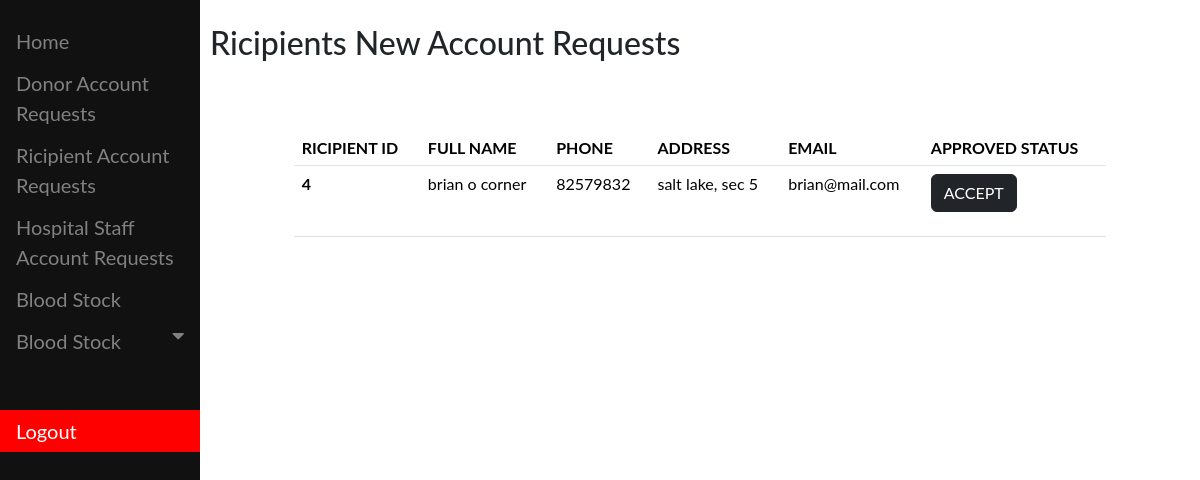
The page /bank_admin/ricipient_requets/ (signed in) on the database as committed earlier.
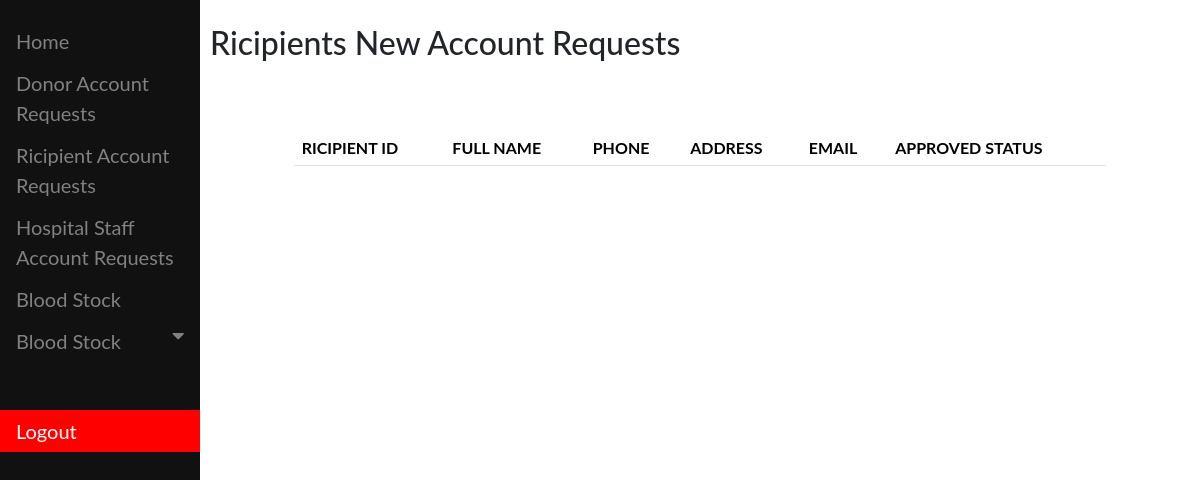
The same page on the database as committed later.
### core/models.py (models this page shows, shortened)
class User(AbstractBaseUser, PermissionsMixin):
    first_name = models.CharField(max_length=15)
    last_name = models.CharField(max_length=15)
    email = models.EmailField(max_length=200, unique=True)
    address = models.TextField(null=True)
    phone = models.BigIntegerField(null=True, unique=True)
    status = models.BooleanField(default=False)
    is_donor = models.BooleanField(default=False, null=True)
    is_receipient = models.BooleanField(default=False, null=True)
    is_hospital_stff = models.BooleanField(null=True,default=False)
    blood_group = models.ForeignKey(Bloodstock, on_delete=models.CASCADE, null=True)
    is_manager = models.BooleanField(default=False, null=True)
    is_active = models.BooleanField(default=True)
    is_staff = models.BooleanField(default=False)
    is_superuser = models.BooleanField(default=False)
    objects = UserManager()
    USERNAME_FIELD = "email"
    REQUIRED_FIELDS = ["first_name", "last_name"]

### bloodbank/views.py (the view)
# urls.py: path("ricipient_requets/",RicipientRequestView,name="ricipient_new_requests"),
def RicipientRequestView(request):
    user = request.user
    if user.is_authenticated:
        if user.is_superuser:
            user = User.objects.filter(is_receipient=True, status=False)
            return render(
                request,
                "dashboard/ricipients_requests.html",
                context={"ricipient": user},
            )
        else:
            return HttpResponse("not an admin!")
    else:
        return redirect("/bank_admin/")

### bloodbank/templates/dashboard/ricipients_requests.html (shortened to what this page needs)
{% extends "base_bank.html" %}
{% block bank_sidebar %}
<div class="main">
  <h2>Ricipients New Account Requests</h2>
  <div class="row">
    <div class="col-1"></div>
    <div class="col-10">
      <br>
      <br>
        <table class="table">
            <thead>
              <tr>
                <th scope="col">RICIPIENT ID</th>
                <th scope="col">FULL NAME</th>
                <th scope="col">PHONE</th>
                <th scope="col">ADDRESS</th>
                <th scope="col">EMAIL</th>
                <th scope="col">APPROVED STATUS</th>
              </tr>
            </thead>
            <tbody>
                {% for x in ricipient %}
              <tr>
                <th scope="row">{{x.id}}</th>
                <td>{{x.first_name}} {{x.last_name}}</td>
                <td>{{x.phone}}</td>
                <td>{{x.address}}</td>
                <td>{{x.email}}</td>
                <td>
                  <form action="{% url 'approve_ricipient' %}" method="post">
                    <button type="submit" class="btn btn-dark">ACCEPT</button>
                  </form>
                </td>
              </tr>
              {% endfor %}
            </tbody>
          </table>
    </div>
    <div class="col-1"></div>
</div>
</div>
{% endblock %}

Rows that differ between the two databases and show on the page:
no longer on this page (row edited): User: id "4", first_name "brian o", last_name "corner", phone "82579832", address "salt lake, sec 5", email "brian@mail.com"
